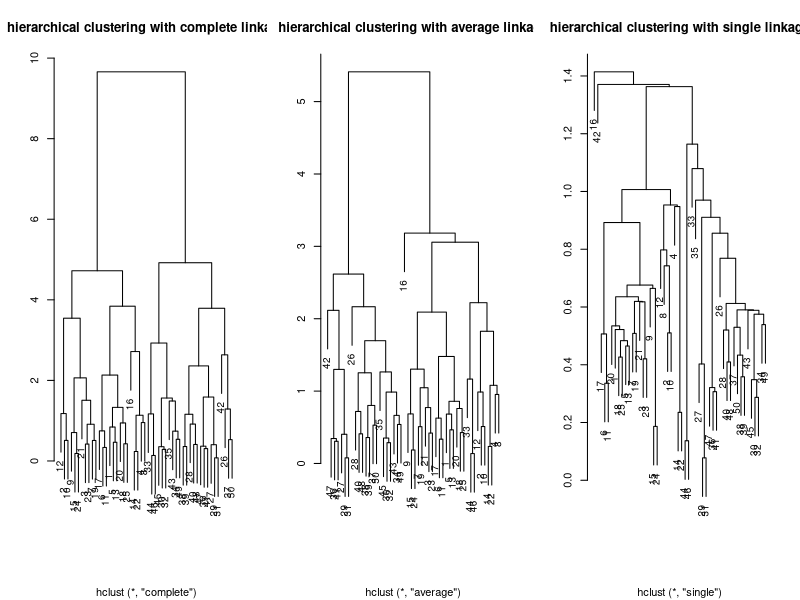
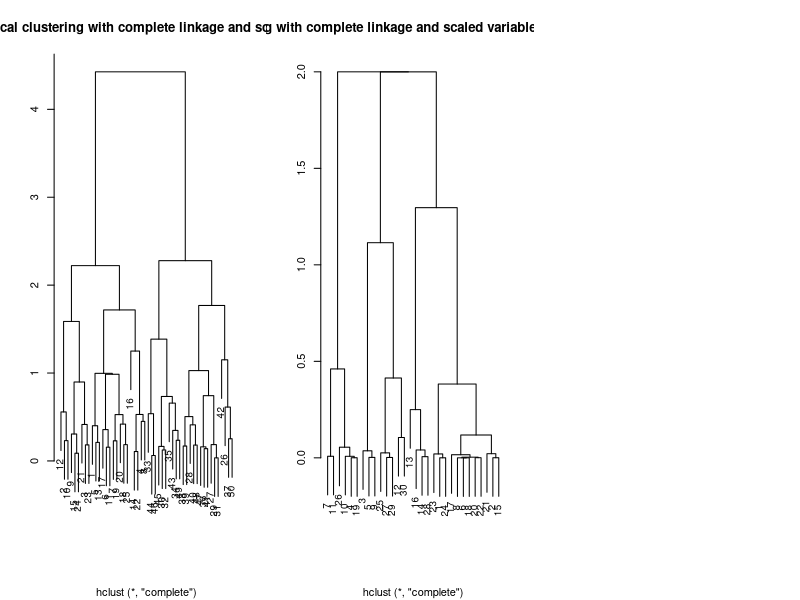

The R source for these figures, in order:
set.seed(2)

x=matrix(rnorm(50*2),ncol=2)


x[1:25,1]=x[1:25,1]+3

x[1:25,2]=x[1:25,2]-4

hc.complete = hclust(dist(x),method="complete")
hc.average = hclust(dist(x),method="average")
hc.single = hclust(dist(x),method="single")

par(mfrow=c(1,3))
plot(hc.complete,main="hierarchical clustering with complete linkage",xlab="",ylab="",cex=.9)
plot(hc.average,main="hierarchical clustering with average linkage",xlab="",ylab="",cex=.9)
plot(hc.single,main="hierarchical clustering with single linkage",xlab="",ylab="",cex=.9)

cutree(hc.complete,2)
cutree(hc.average,2)
cutree(hc.single,2)

cutree(hc.single,4)

## scaled variables ##

xsc=scale(x)
plot(hclust(dist(xsc),method="complete"),main="hierarchical clustering with complete linkage and scaled variable",xlab="",ylab="",cex=.9)

## correlation based distance ##

x=matrix(rnorm(30*3),ncol=3)
dd=as.dist(1-cor(t(x)))
plot(hclust(dd,method="complete"),main="hierarchical clustering with complete linkage and scaled variable with correlation distance",xlab="",ylab="",cex=.9)
